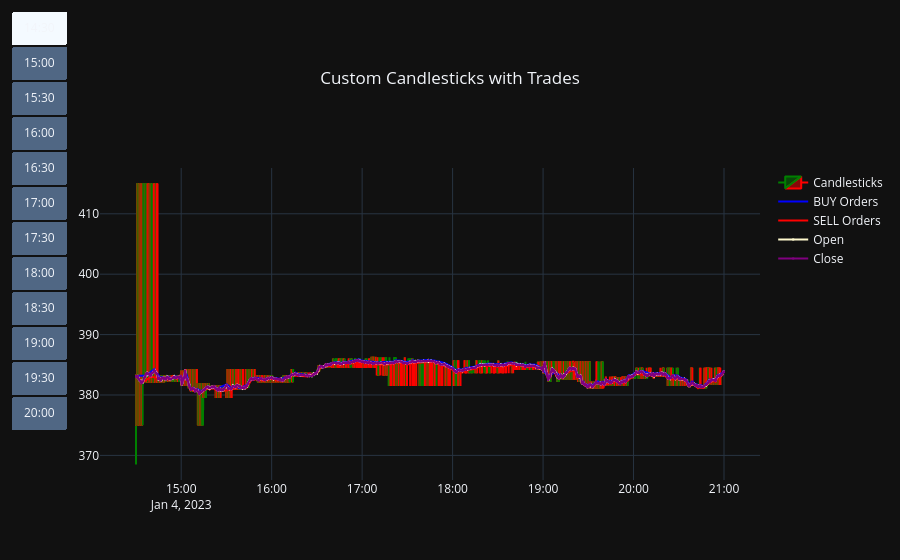

Notebook code cell kept with this figure:
### Code cell
results_test = Results('232908')
results_test.plot_candles()

### Figure 1 — Plotly figure (JSON) as saved in the notebook; plotly's stock layout.template omitted (floating-point values rounded to 4 significant figures; data arrays with more than 128 entries replaced by an {"elided": "..."} marker saying what was removed)
{"data": [{"close": {"elided": "7788 float values"}, "decreasing": {"line": {"color": "red"}}, "high": {"elided": "7788 float values"}, "increasing": {"line": {"color": "green"}}, "low": {"elided": "7788 float values"}, "name": "Candlesticks", "open": {"elided": "7788 float values"}, "type": "candlestick", "x": {"elided": "7788 str values"}}, {"marker": {"color": "blue"}, "mode": "lines", "name": "BUY Orders", "type": "scatter", "x": {"elided": "264 str values"}, "y": {"elided": "264 float values"}}, {"marker": {"color": "red"}, "mode": "lines", "name": "SELL Orders", "type": "scatter", "x": {"elided": "263 str values"}, "y": {"elided": "263 float values"}}, {"marker": {"color": "lemonchiffon", "size": 1, "symbol": "square"}, "mode": "lines+markers", "name": "Open", "type": "scatter", "x": {"elided": "7788 str values"}, "y": {"elided": "7788 float values"}}, {"marker": {"color": "purple", "size": 1, "symbol": "square"}, "mode": "lines+markers", "name": "Close", "type": "scatter", "x": {"elided": "7788 str values"}, "y": {"elided": "7788 float values"}}], "layout": {"title": {"text": "Custom Candlesticks with Trades", "x": 0.5}, "updatemenus": [{"buttons": [{"args": [{"xaxis.range": ["2023-01-04 14:30:01.742032", "2023-01-04T15:00:01.742032"]}], "label": "14:30", "method": "relayout"}, {"args": [{"xaxis.range": ["2023-01-04 15:00:01.742032", "2023-01-04T15:30:01.742032"]}], "label": "15:00", "method": "relayout"}, {"args": [{"xaxis.range": ["2023-01-04 15:30:01.742032", "2023-01-04T16:00:01.742032"]}], "label": "15:30", "method": "relayout"}, {"args": [{"xaxis.range": ["2023-01-04 16:00:01.742032", "2023-01-04T16:30:01.742032"]}], "label": "16:00", "method": "relayout"}, {"args": [{"xaxis.range": ["2023-01-04 16:30:01.742032", "2023-01-04T17:00:01.742032"]}], "label": "16:30", "method": "relayout"}, {"args": [{"xaxis.range": ["2023-01-04 17:00:01.742032", "2023-01-04T17:30:01.742032"]}], "label": "17:00", "method": "relayout"}, {"args": [{"xaxis.range": ["2023-01-04 17:30:01.742032", "2023-01-04T18:00:01.742032"]}], "label": "17:30", "method": "relayout"}, {"args": [{"xaxis.range": ["2023-01-04 18:00:01.742032", "2023-01-04T18:30:01.742032"]}], "label": "18:00", "method": "relayout"}, {"args": [{"xaxis.range": ["2023-01-04 18:30:01.742032", "2023-01-04T19:00:01.742032"]}], "label": "18:30", "method": "relayout"}, {"args": [{"xaxis.range": ["2023-01-04 19:00:01.742032", "2023-01-04T19:30:01.742032"]}], "label": "19:00", "method": "relayout"}, {"args": [{"xaxis.range": ["2023-01-04 19:30:01.742032", "2023-01-04T20:00:01.742032"]}], "label": "19:30", "method": "relayout"}, {"args": [{"xaxis.range": ["2023-01-04 20:00:01.742032", "2023-01-04T20:30:01.742032"]}], "label": "20:00", "method": "relayout"}], "showactive": true, "type": "buttons", "y": 1.5}], "xaxis": {"rangeslider": {"visible": false}}, "yaxis": {"fixedrange": false}}}
